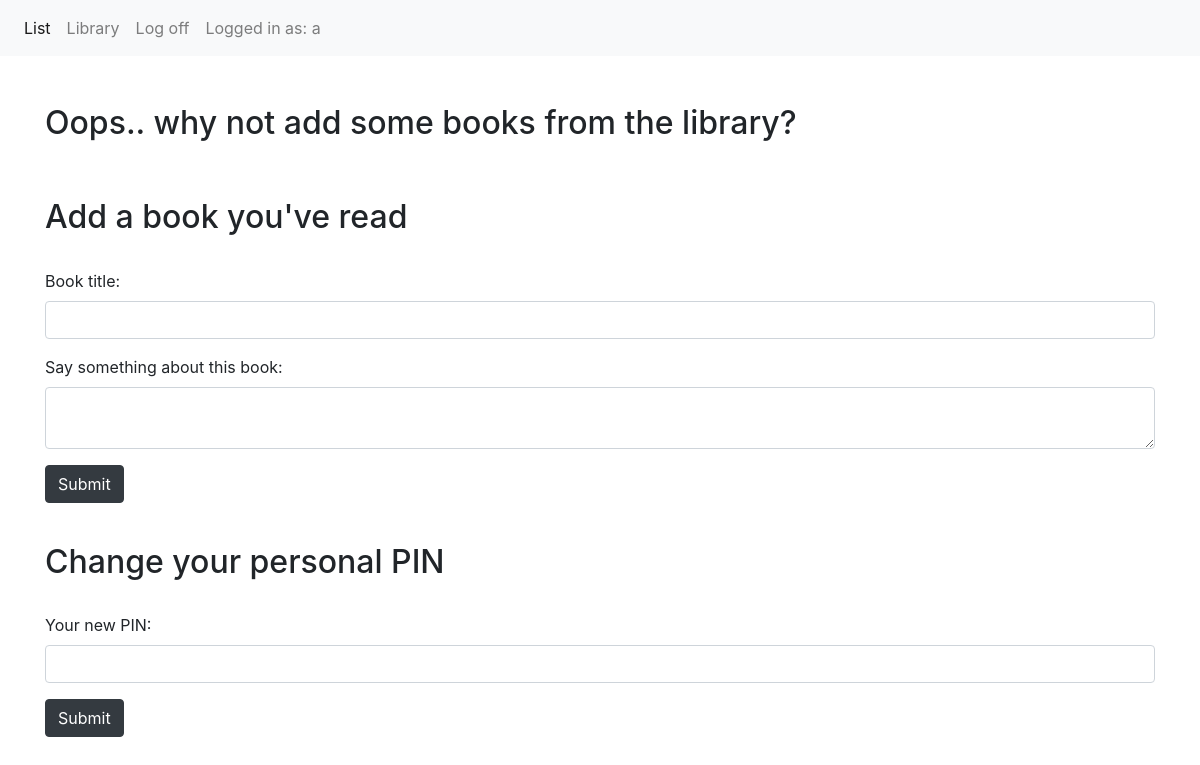
/list (signed in), run on an earlier commit of the app's database.
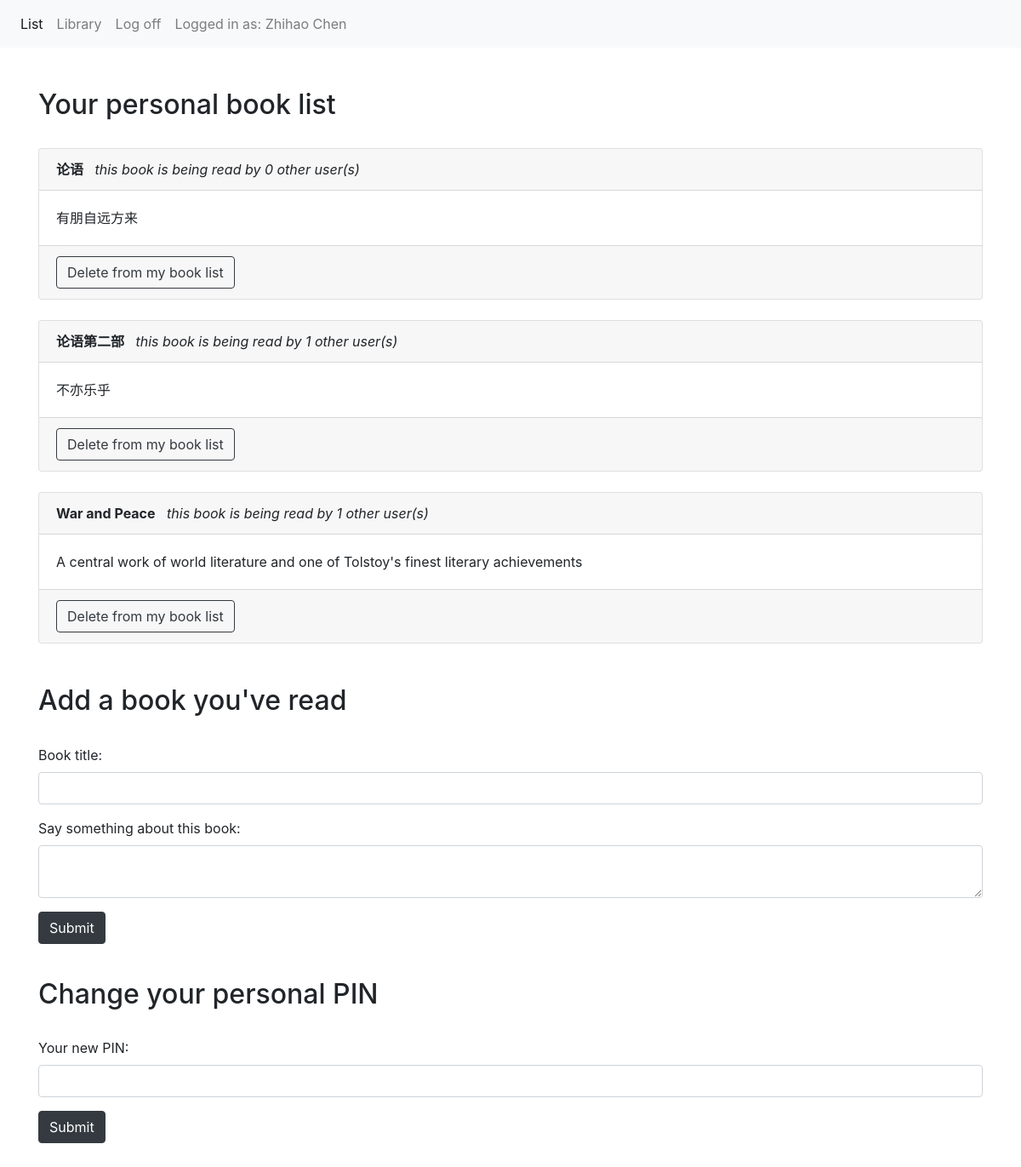
And on a later commit of the database.
### app/models.py (models this page shows, shortened)
class Reader (db.Model):
    id = db.Column(db.Integer, primary_key=True) #id is not presented to the user, but is used to identify tasks at the backend
    name = db.Column(db.String(250), index=True,unique=True)
    password = db.Column(db.String(250),index=True)
    book = db.relationship('Book',secondary=readship)

class Book (db.Model):
    id = db.Column(db.Integer,primary_key=True)
    title = db.Column(db.String(250), index=True,unique=True)
    description = db.Column(db.String(5000), index=True)
    reader = db.relationship('Reader',secondary=readship)

### app/views.py (the view, shortened to what this page needs)
@app.route('/list',methods=['GET','POST'])
def list():
    book_form = BookForm()
    password_form = ReaderForm()
    rdr = Reader.query.filter_by(name=session['active_user']).first()
    books = rdr.book
    app.logger.info('entered personal list')
    return render_template('list.html',title="Personal book list",books=books,book_form=book_form,password_form=password_form)

### app/forms.py
class BookForm(Form):
    title = StringField('name', validators=[DataRequired()])
    description = TextAreaField('password', validators=[DataRequired()])

class ReaderForm(Form):
    name = StringField('name', validators=[DataRequired()])
    password = PasswordField('password', validators=[DataRequired()])

### app/templates/list.html (shortened to what this page needs)
{% extends "base.html" %}
{% block content %}
<nav class="navbar navbar-expand-sm bg-light navbar-light">
  <ul class="navbar-nav">
    <li class="nav-item">
      <a class="nav-link active" href="/list">List</a>
    </li>
    <li class="nav-item">
      <a class="nav-link" href="/library">Library</a>
    </li>
    <li class="nav-item">
      <a class="nav-link" href="/logout">Log off</a>
    </li>
    <li class="nav-item">
      <a class="nav-link">Logged in as: {{session['active_user']}}</a>
    </li>
  </ul>
</nav>
<br><br>
<div class="container">
  {% if books %}
  <h2>Your personal book list</h2><br>
  {% else %}
  <h2>Oops.. why not add some books from the library?</h2><br>
  {% endif %}
{% for book in books %}
  <div class="card">
    <div class="card-header"><b>{{book.title}}</b>    <i>   &nbsp  this book is being read by {{book.reader|length - 1}} other user(s)</i></div>
    <div class="card-body">{{book.description}}</div>
    <div class="card-footer">
      <a href="/unfinish/{{book.id}}" class="btn btn-outline-dark" role="button">Delete from my book list</a>
    </div>
  </div><br>
{% endfor %}
<br><h2>Add a book you've read</h2><br>
<form action="" method="post" name="create">
  <div class="form-group">
    <label for="title">Book title:</label><br>
    {{ book_form.title(class="form-control")}}
  </div>
  <div class="form-group">
    <label for="pwd">Say something about this book:</label><br>
    {{ book_form.description(class="form-control")}}
  </div>
  <p><input type="submit" class="btn btn-dark" value="Submit"></p>
</form>
</div>
<div class="container">
<br><h2>Change your personal PIN</h2><br>
<form action="" method="post" name="create">
  <div class="form-group">
    <label for="pwd">Your new PIN:</label><br>
    {{ password_form.password(class="form-control")}}
  </div>
  <p><input type="submit" class="btn btn-dark" value="Submit"></p>
</form>
<br><br><br><br>
</div>
{% endblock %}

What changed in the data, as far as the page shows it:
now on this page (row edited): Reader: active_user "Zhihao Chen"
now on this page (row edited): Book: title "论语", reader|length "0", description "有朋自远方来"
now on this page (row edited): Book: title "论语第二部", reader|length "1", description "不亦乐乎"
added Book: title "War and Peace", reader|length "1", description "A central work of world literature and one of Tolstoy's finest literary achievements"
Also different on the page:
{{ session['active_user'] }}: "a" → (not shown)
text no longer shown: "Oops.. why not add some books from the library?"
text now shown: "Your personal book list"
